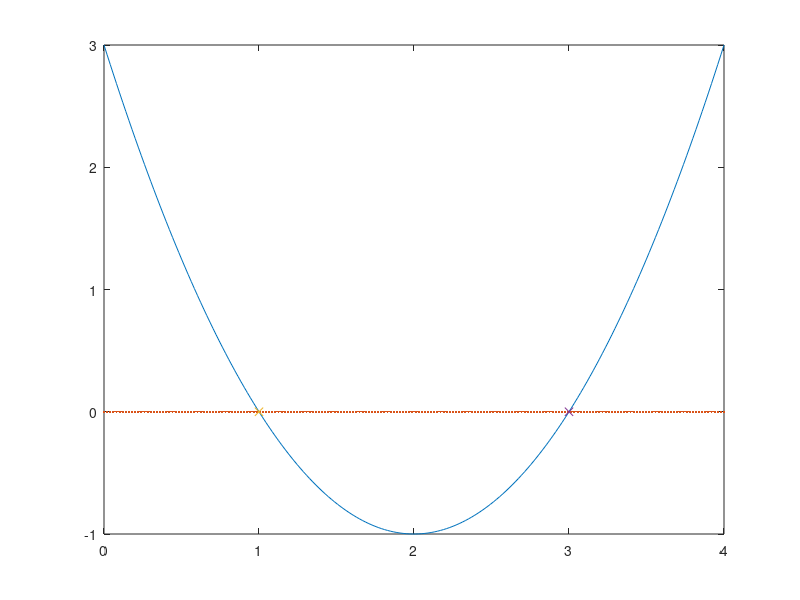

MATLAB code to generate this figure:
%graph of f(x)=(x-3)(x-1)
x1=linspace(0,4,200);
f1=x1.^2-4*x1+3;
plot(x1,f1)
hold on
xaxis=zeros(1,200);
plot(x1,xaxis,'.')
hold on
x1=1;
f1=x1.^2-4*x1+3;
plot(x1,f1,'x')
hold on
x1=3;
f1=x1.^2-4*x1+3;
plot(x1,f1,'x')